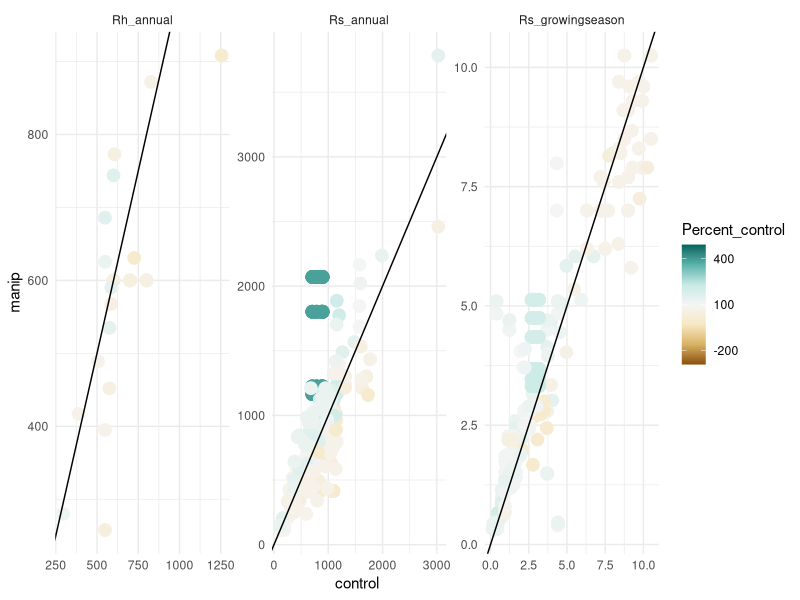
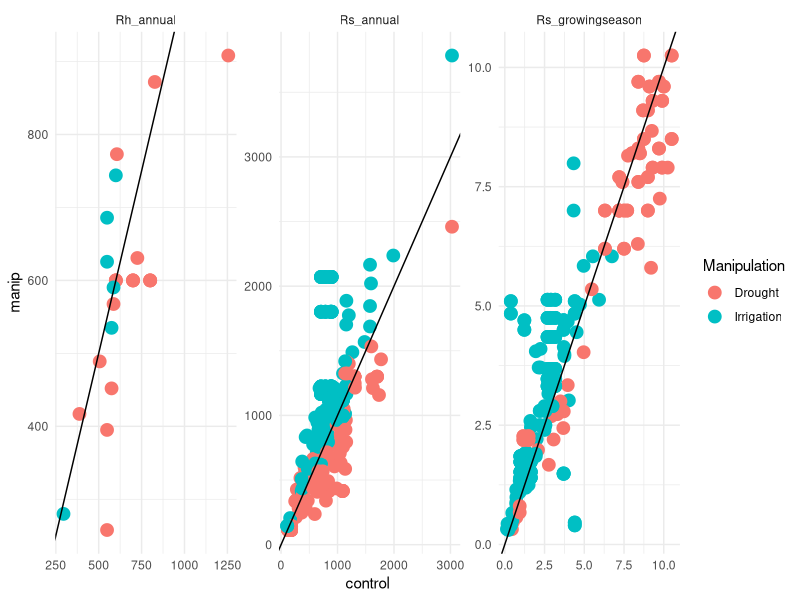
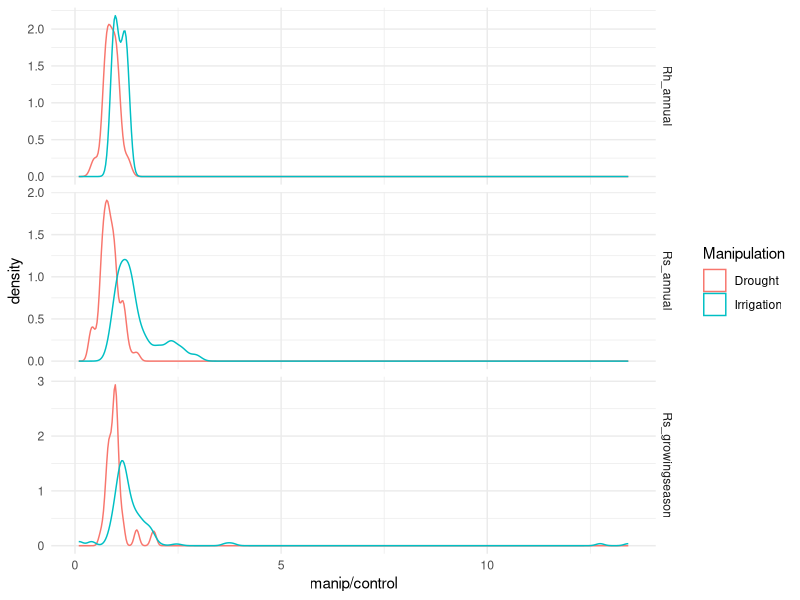
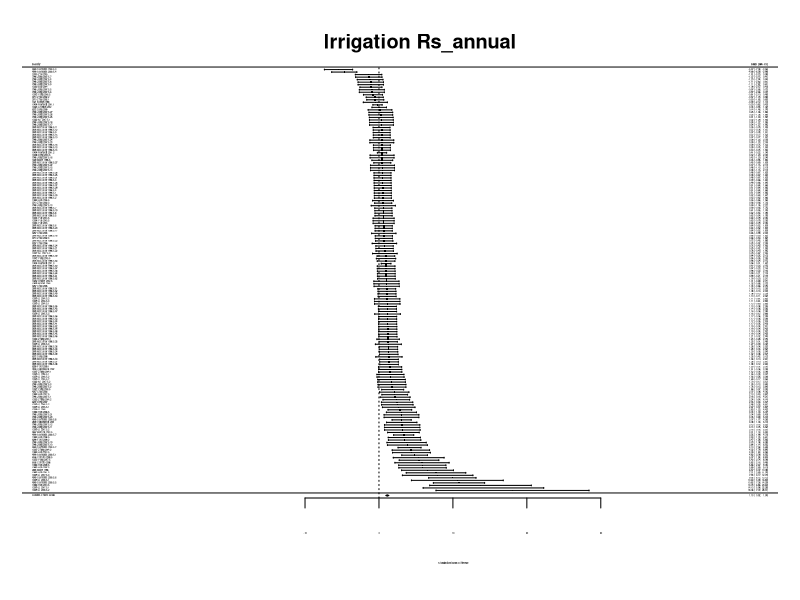
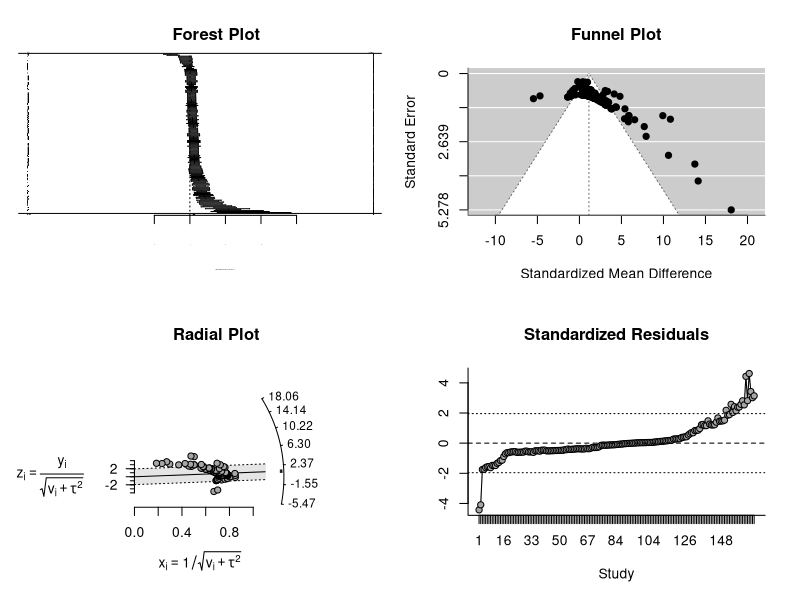
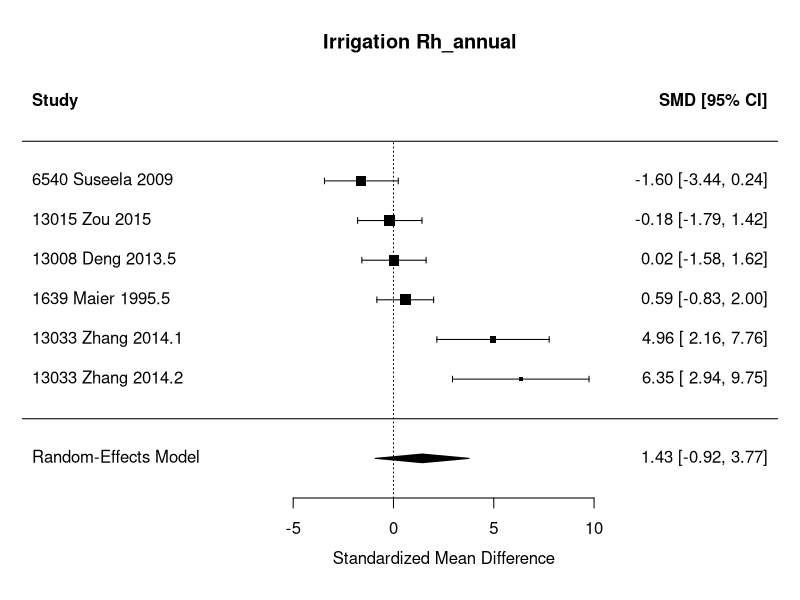
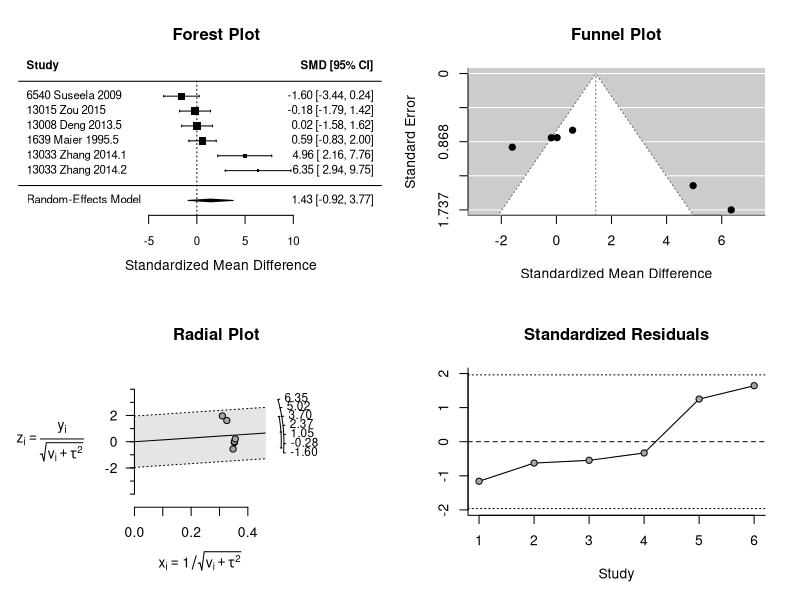
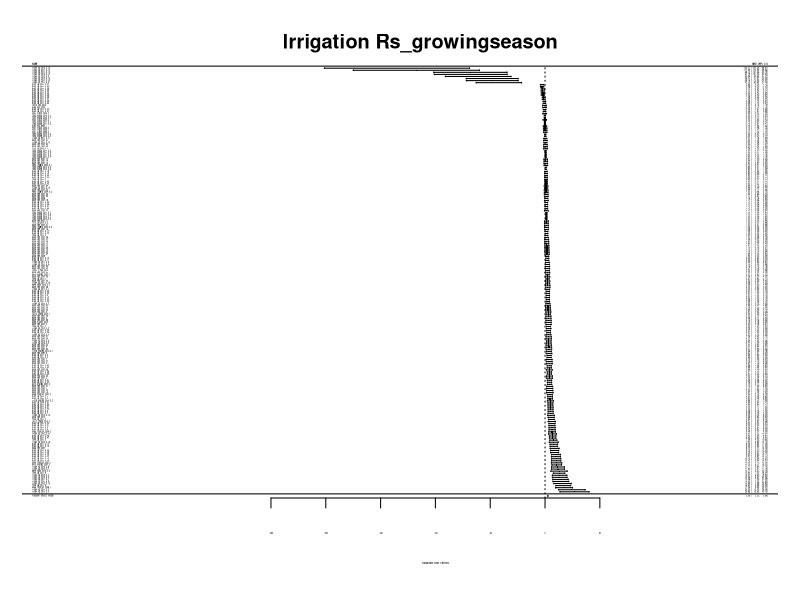

R code for these plots, in order:
## ---- chunk 1
knitr::opts_chunk$set(echo = TRUE)
library(dplyr)
library(tidyr)
library(readr)
library(ggplot2)
theme_set(theme_minimal())
## ---- chunk 2
read_csv("rs/Variance and N - Water manipulations.csv", skip = 2,
         col_types = "ddcdcccdcccdddddddddddc") %>% #filter(Study_number==10526) %>% 
  mutate(Manipulation = case_when(
    Percent_control < 100 ~ "Drought",
    Percent_control > 100 ~ "Irrigation",
    TRUE ~ "Control"
  )) ->
  dat

# Construct and control data frame
dat %>% 
  filter(Manipulation == "Control") %>% 
  select(-Record_number, -Author, -Manipulation, -Manipulation_level, -N, -SM_mean, -SM_sd, -Notes)->
  dat_control
dat_control %>% 
  select(-starts_with("SD_"), -Percent_control) %>% 
  pivot_longer(cols = c(Rs_annual, Rh_annual, Rs_growingseason), 
               names_to = "depvar", values_to = "control") ->
  cont1
dat_control %>% 
  select(-Rs_annual, -Rh_annual, -Rs_growingseason, -Percent_control) %>% 
  pivot_longer(cols = c(SD_Rs_annual, SD_Rh_annual, SD_Rs_growingseason),
               names_to = "depvar", values_to = "SD_control") %>% 
  mutate(depvar = gsub("SD_", "", depvar)) ->
  cont2

cont1 %>% left_join(cont2) -> dat_control

# and manipulation data frame
dat %>% 
  filter(Manipulation != "Control") %>% 
  select(-starts_with("SD_")) %>% 
  pivot_longer(cols = c(Rs_annual, Rh_annual, Rs_growingseason), 
               names_to = "depvar", values_to = "manip") ->
  manip1
dat %>% 
  filter(Manipulation != "Control") %>% 
  select(-Rs_annual, -Rh_annual, -Rs_growingseason) %>% 
  pivot_longer(cols = c(SD_Rs_annual, SD_Rh_annual, SD_Rs_growingseason), 
               names_to = "depvar", values_to = "SD_manip") %>% 
  mutate(depvar = gsub("SD_", "", depvar)) ->
  manip2

manip1 %>% left_join(manip2) -> dat_manip

# ...and join with the manipulation data
dat_manip %>% 
  left_join(dat_control, 
            by = c("Study_number", "Study_midyear", "Ecosystem_type",
                   "Latitude", "Meas_method", "Soil_type", "Soil_drainage",
                   "Elevation", "depvar")) %>% 
  filter(!is.na(manip)) ->
  dat_rs

limit <- max(abs(dat_rs$Percent_control), na.rm = TRUE) * c(-1, 1) + 100 
ggplot(dat_rs, aes(control, manip, color = Percent_control)) +
  geom_point(size = 4, na.rm = TRUE) + geom_abline() + 
  scale_color_distiller(palette = "BrBG", direction = 1, limit = limit, 
                        breaks = c(-200, 100, 400), labels = c(-200, 100, 400)) +
  facet_wrap(~depvar, scales = "free")

ggplot(dat_rs, aes(control, manip, color = Manipulation)) +
  geom_point(size = 4, na.rm = TRUE) + geom_abline() + facet_wrap(~depvar, scales = "free")

ggplot(dat_rs, aes(manip / control, color = Manipulation)) + 
  geom_density(na.rm = TRUE) + facet_grid(depvar~., scales = "free")
## ---- chunk 3
library(metafor)
do_ma <- function(dat, condition, dv, output = TRUE) {
  dat %>% 
    filter(Manipulation == condition, depvar == dv) -> 
    dat_condition
  
  # Construct the meta-analysis variables and run the MA
  metadat <- escalc(measure = "SMD",
                    m1i = manip, m2i = control, 
                    sd1i = SD_manip, sd2i = SD_control,
                    n1i = N, n2i = N, 
                    slab = paste(Study_number, Author, Study_midyear),
                    data = dat_condition)
  
  # Arrange by response ratio
  metadat <- metadat[order(metadat$yi),]
  
  mam <- rma(yi, vi, data = metadat)
  
  if(output) {
    # Diagnostics
    print(summary(mam))
    forest.rma(mam)
    title(paste(condition, dv))
    plot(mam)
  }
  invisible(list(metadat = metadat, mam = mam))
}
## ---- chunk 4
do_ma(dat_rs, "Irrigation", "Rs_annual")
do_ma(dat_rs, "Irrigation", "Rh_annual")
do_ma(dat_rs, "Irrigation", "Rs_growingseason")
## ---- chunk 5
do_ma(dat_rs, "Drought", "Rs_annual")
do_ma(dat_rs, "Drought", "Rh_annual")
do_ma(dat_rs, "Drought", "Rs_growingseason")
